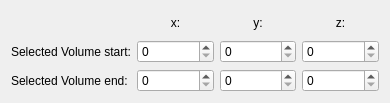
<?xml version="1.0" encoding="UTF-8"?>
<ui version="4.0">
 <class>SelectVolumeWidget</class>
 <widget class="QWidget" name="SelectVolumeWidget">
  <property name="geometry">
   <rect>
    <x>0</x>
    <y>0</y>
    <width>390</width>
    <height>103</height>
   </rect>
  </property>
  <property name="windowTitle">
   <string>Form</string>
  </property>
  <layout class="QGridLayout" name="gridLayout">
   <item row="1" column="0">
    <widget class="QLabel" name="label_3">
     <property name="text">
      <string>Selected Volume start:</string>
     </property>
    </widget>
   </item>
   <item row="1" column="1">
    <widget class="QSpinBox" name="startX"/>
   </item>
   <item row="2" column="2">
    <widget class="QSpinBox" name="endY"/>
   </item>
   <item row="1" column="3">
    <widget class="QSpinBox" name="startZ"/>
   </item>
   <item row="2" column="1">
    <widget class="QSpinBox" name="endX"/>
   </item>
   <item row="2" column="0">
    <widget class="QLabel" name="label_4">
     <property name="text">
      <string>Selected Volume end:</string>
     </property>
    </widget>
   </item>
   <item row="1" column="2">
    <widget class="QSpinBox" name="startY"/>
   </item>
   <item row="2" column="3">
    <widget class="QSpinBox" name="endZ"/>
   </item>
   <item row="0" column="1">
    <widget class="QLabel" name="label">
     <property name="text">
      <string>x:</string>
     </property>
     <property name="alignment">
      <set>Qt::AlignCenter</set>
     </property>
    </widget>
   </item>
   <item row="0" column="2">
    <widget class="QLabel" name="label_2">
     <property name="text">
      <string>y:</string>
     </property>
     <property name="alignment">
      <set>Qt::AlignCenter</set>
     </property>
    </widget>
   </item>
   <item row="0" column="3">
    <widget class="QLabel" name="label_5">
     <property name="text">
      <string>z:</string>
     </property>
     <property name="alignment">
      <set>Qt::AlignCenter</set>
     </property>
    </widget>
   </item>
  </layout>
 </widget>
 <resources/>
 <connections/>
</ui>
